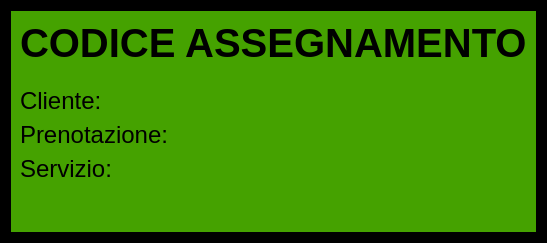
<?xml version="1.0" encoding="UTF-8"?>
<ui version="4.0">
 <class>Servizio</class>
 <widget class="QWidget" name="Servizio">
  <property name="geometry">
   <rect>
    <x>0</x>
    <y>0</y>
    <width>547</width>
    <height>243</height>
   </rect>
  </property>
  <property name="windowTitle">
   <string>Assegnamento</string>
  </property>
  <property name="styleSheet">
   <string notr="true">background-color: rgb(0, 0, 0);</string>
  </property>
  <layout class="QGridLayout" name="gridLayout">
   <item row="0" column="0" alignment="Qt::AlignHCenter|Qt::AlignVCenter">
    <widget class="QWidget" name="widget" native="true">
     <property name="styleSheet">
      <string notr="true">background-color: rgb(69, 162, 0);</string>
     </property>
     <layout class="QGridLayout" name="gridLayout_2">
      <item row="0" column="0">
       <layout class="QVBoxLayout" name="verticalLayout">
        <item>
         <widget class="QLabel" name="labelCodice">
          <property name="font">
           <font>
            <pointsize>30</pointsize>
            <weight>75</weight>
            <bold>true</bold>
           </font>
          </property>
          <property name="text">
           <string>CODICE ASSEGNAMENTO</string>
          </property>
         </widget>
        </item>
        <item>
         <spacer name="verticalSpacer">
          <property name="orientation">
           <enum>Qt::Vertical</enum>
          </property>
          <property name="sizeHint" stdset="0">
           <size>
            <width>20</width>
            <height>40</height>
           </size>
          </property>
         </spacer>
        </item>
        <item>
         <widget class="QLabel" name="labelCliente">
          <property name="font">
           <font>
            <pointsize>18</pointsize>
           </font>
          </property>
          <property name="text">
           <string>Cliente:</string>
          </property>
         </widget>
        </item>
        <item>
         <widget class="QLabel" name="labelPrenotazione">
          <property name="font">
           <font>
            <pointsize>18</pointsize>
           </font>
          </property>
          <property name="text">
           <string>Prenotazione:</string>
          </property>
         </widget>
        </item>
        <item>
         <widget class="QLabel" name="labelServizio">
          <property name="font">
           <font>
            <pointsize>18</pointsize>
           </font>
          </property>
          <property name="text">
           <string>Servizio:</string>
          </property>
         </widget>
        </item>
        <item>
         <spacer name="verticalSpacer_2">
          <property name="orientation">
           <enum>Qt::Vertical</enum>
          </property>
          <property name="sizeType">
           <enum>QSizePolicy::Fixed</enum>
          </property>
          <property name="sizeHint" stdset="0">
           <size>
            <width>20</width>
            <height>40</height>
           </size>
          </property>
         </spacer>
        </item>
       </layout>
      </item>
     </layout>
    </widget>
   </item>
  </layout>
 </widget>
 <resources/>
 <connections/>
</ui>
